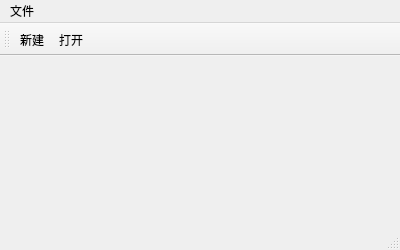
<?xml version="1.0" encoding="UTF-8"?>
<ui version="4.0">
 <class>MainWindow</class>
 <widget class="QMainWindow" name="MainWindow">
  <property name="geometry">
   <rect>
    <x>0</x>
    <y>0</y>
    <width>400</width>
    <height>250</height>
   </rect>
  </property>
  <property name="minimumSize">
   <size>
    <width>400</width>
    <height>250</height>
   </size>
  </property>
  <property name="maximumSize">
   <size>
    <width>400</width>
    <height>250</height>
   </size>
  </property>
  <property name="windowTitle">
   <string>MainWindow</string>
  </property>
  <widget class="QWidget" name="centralwidget"/>
  <widget class="QMenuBar" name="menubar">
   <property name="geometry">
    <rect>
     <x>0</x>
     <y>0</y>
     <width>400</width>
     <height>21</height>
    </rect>
   </property>
   <widget class="QMenu" name="menuSource">
    <property name="title">
     <string>文件</string>
    </property>
    <addaction name="actionnew"/>
    <addaction name="actionopen"/>
   </widget>
   <addaction name="menuSource"/>
  </widget>
  <widget class="QStatusBar" name="statusbar"/>
  <widget class="QToolBar" name="toolBar">
   <property name="windowTitle">
    <string>toolBar</string>
   </property>
   <attribute name="toolBarArea">
    <enum>TopToolBarArea</enum>
   </attribute>
   <attribute name="toolBarBreak">
    <bool>false</bool>
   </attribute>
   <addaction name="actionnew"/>
   <addaction name="actionopen"/>
  </widget>
  <action name="actionnew">
   <property name="text">
    <string>新建</string>
   </property>
  </action>
  <action name="actionopen">
   <property name="text">
    <string>打开</string>
   </property>
  </action>
 </widget>
 <resources/>
 <connections/>
</ui>
